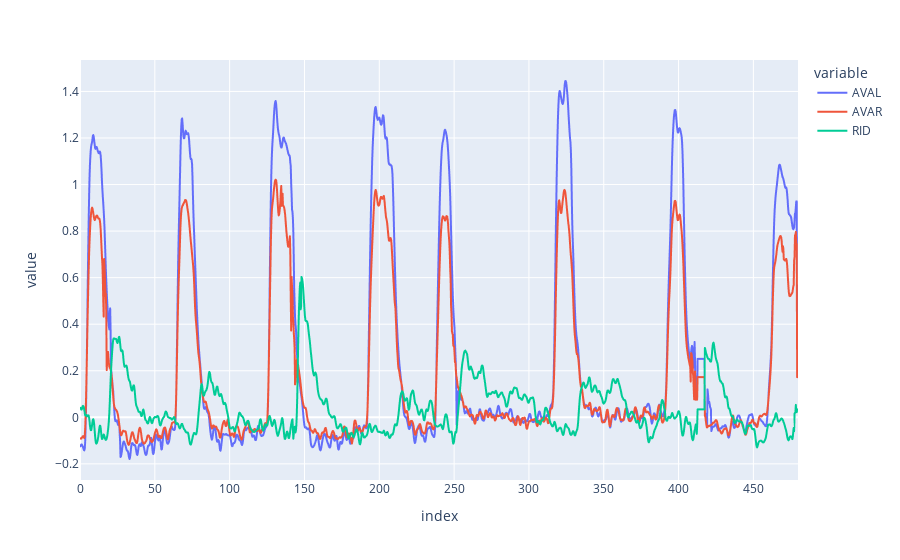

Notebook source saved alongside this figure:
### Markdown cell above
# Step 3 (alternate): plot multiple neurons

### Code cell
neuron_to_plot = ['AVAL', 'AVAR', 'RID']
fig = px.line(df_traces, y=neuron_to_plot)
fig.show()

### Figure 1 — Plotly figure (JSON) as saved in the notebook; plotly's stock layout.template omitted (floating-point values rounded to 4 significant figures; data arrays with more than 128 entries replaced by an {"elided": "..."} marker saying what was removed)
{"data": [{"hovertemplate": "variable=AVAL<br>index=%{x}<br>value=%{y}<extra></extra>", "legendgroup": "AVAL", "line": {"color": "#636efa", "dash": "solid"}, "marker": {"symbol": "circle"}, "mode": "lines", "name": "AVAL", "showlegend": true, "type": "scattergl", "x": {"elided": "1667 float values"}, "xaxis": "x", "y": {"elided": "1667 float values"}, "yaxis": "y"}, {"hovertemplate": "variable=AVAR<br>index=%{x}<br>value=%{y}<extra></extra>", "legendgroup": "AVAR", "line": {"color": "#EF553B", "dash": "solid"}, "marker": {"symbol": "circle"}, "mode": "lines", "name": "AVAR", "showlegend": true, "type": "scattergl", "x": {"elided": "1667 float values"}, "xaxis": "x", "y": {"elided": "1667 float values"}, "yaxis": "y"}, {"hovertemplate": "variable=RID<br>index=%{x}<br>value=%{y}<extra></extra>", "legendgroup": "RID", "line": {"color": "#00cc96", "dash": "solid"}, "marker": {"symbol": "circle"}, "mode": "lines", "name": "RID", "showlegend": true, "type": "scattergl", "x": {"elided": "1667 float values"}, "xaxis": "x", "y": {"elided": "1667 float values"}, "yaxis": "y"}], "layout": {"autosize": true, "legend": {"title": {"text": "variable"}, "tracegroupgap": 0}, "margin": {"t": 60}, "xaxis": {"anchor": "y", "autorange": true, "domain": [0, 1], "range": [0, 479.8], "title": {"text": "index"}, "type": "linear"}, "yaxis": {"anchor": "x", "autorange": true, "domain": [0, 1], "range": [-0.2694, 1.535], "title": {"text": "value"}, "type": "linear"}}}
